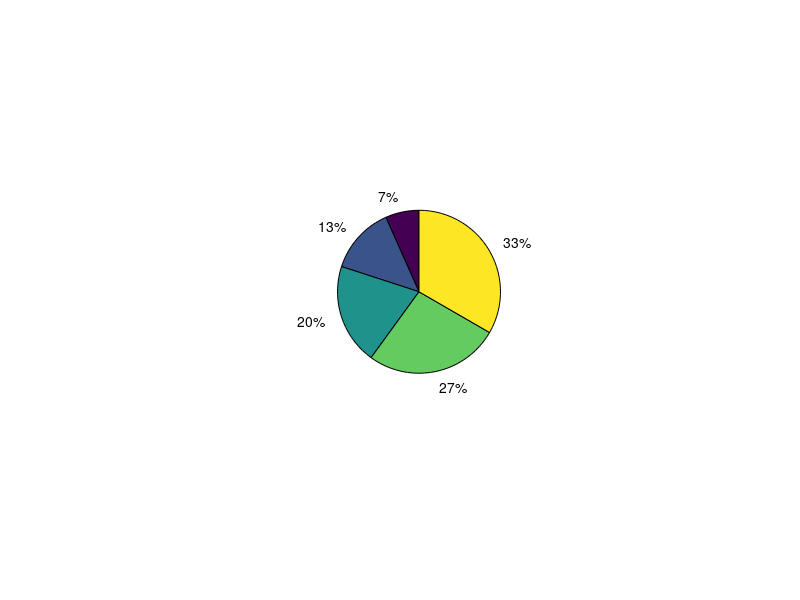

The MATLAB source for this figure:
close all; clc;
pieData = [10 20 30 40 50];     % Size of pie slices 
pieHandle = pie(pieData);       % Get vector of handles to graphics objects
pieAxis = get(pieHandle(1), 'Parent');  
pieAxisPosition = get(pieAxis, 'Position');
newRadius = 0.50;   % Change the radius of the pie chart
deltaXpos = 0.2;    % Move axis position left or right
deltaYpos = 0.2;    % Move axis position up or down
hText = text(-1.7, -1.4, 'PRESS ANY KEY TO ADJUST THE RADIUS');
pause;
delete(hText);
% Compute newPieAxisPosition
% To keep the axis centered (Xpos, Ypos) also need to be adjusted.
% Position is a four-element vector: [left bottom width height]
% Translate (left, right) by (deltaXpos, deltaYpos) and Scale (width, height) by newRadius.
newPieAxisPosition = (pieAxisPosition + [deltaXpos deltaYpos 0 0]) .* [1 1 newRadius newRadius];
set(pieAxis, 'Position', newPieAxisPosition);     % Set pieAxis to new position